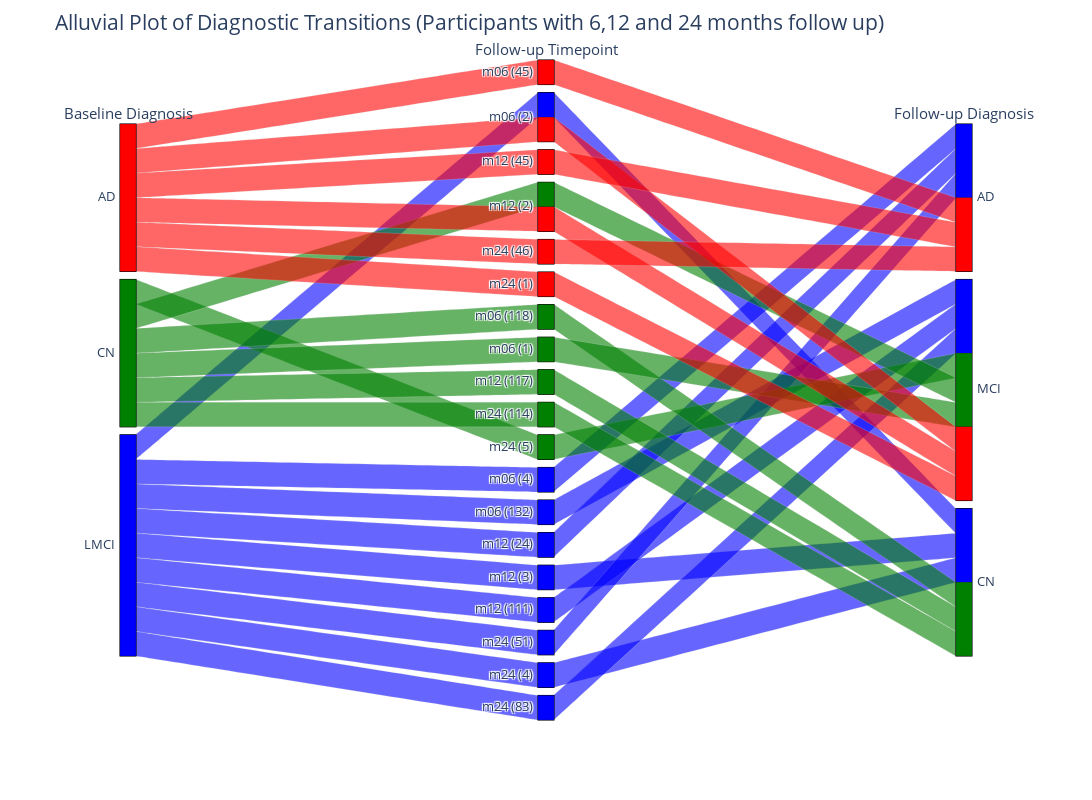

Here is the notebook cell this chart was saved with:
### Code cell
selected_viscodes = ['m06', 'm12', 'm24']
valid_rids = merged_df[merged_df['VISCODE2'].isin(
    selected_viscodes)].groupby('RID')['VISCODE2'].nunique()
valid_rids = valid_rids[valid_rids == len(selected_viscodes)].index

alluvial_data = merged_df[(merged_df['VISCODE2'].isin(
    selected_viscodes)) & (merged_df['RID'].isin(valid_rids))]

alluvial_data = alluvial_data[[
    'RID', 'DX_bl', 'VISCODE2', 'DX']].drop_duplicates()

flows = alluvial_data.groupby(['DX_bl', 'VISCODE2', 'DX'])[
    'RID'].nunique().reset_index(name='count')

color_map = {
    'CN': 'green',
    'AD': 'red',
    'LMCI': 'blue'
}

flows['color'] = flows['DX_bl'].map(color_map)

flows['VISCODE2'] = flows.apply(
    lambda row: f"{row['VISCODE2']} ({row['count']})", axis=1)

fig = px.parallel_categories(
    flows,
    dimensions=['DX_bl', 'VISCODE2', 'DX'],
    color='color',  
    labels={'DX_bl': 'Baseline Diagnosis',
            'VISCODE2': 'Follow-up Timepoint',
            'DX': 'Follow-up Diagnosis'},
)

fig.update_layout(
    title="Alluvial Plot of Diagnostic Transitions (Participants with 6,12 and 24 months follow up)",
    font_size=15,
    width=1200,  
    height=800   
)

fig.show()

### Figure 1 — Plotly figure (JSON) as saved in the notebook; plotly's stock layout.template omitted (floating-point values rounded to 4 significant figures)
{"data": [{"dimensions": [{"label": "Baseline Diagnosis", "values": ["AD", "AD", "AD", "AD", "AD", "AD", "CN", "CN", "CN", "CN", "CN", "CN", "LMCI", "LMCI", "LMCI", "LMCI", "LMCI", "LMCI", "LMCI", "LMCI", "LMCI"]}, {"label": "Follow-up Timepoint", "values": ["m06 (45)", "m06 (2)", "m12 (45)", "m12 (2)", "m24 (46)", "m24 (1)", "m06 (118)", "m06 (1)", "m12 (117)", "m12 (2)", "m24 (114)", "m24 (5)", "m06 (4)", "m06 (2)", "m06 (132)", "m12 (24)", "m12 (3)", "m12 (111)", "m24 (51)", "m24 (4)", "m24 (83)"]}, {"label": "Follow-up Diagnosis", "values": ["AD", "MCI", "AD", "MCI", "AD", "MCI", "CN", "MCI", "CN", "MCI", "CN", "MCI", "AD", "CN", "MCI", "AD", "CN", "MCI", "AD", "CN", "MCI"]}], "domain": {"x": [0, 1], "y": [0, 1]}, "line": {"color": ["red", "red", "red", "red", "red", "red", "green", "green", "green", "green", "green", "green", "blue", "blue", "blue", "blue", "blue", "blue", "blue", "blue", "blue"], "coloraxis": "coloraxis"}, "name": "", "type": "parcats"}], "layout": {"coloraxis": {"colorbar": {"title": {"text": "color"}}, "colorscale": [[0, "#0d0887"], [0.1111, "#46039f"], [0.2222, "#7201a8"], [0.3333, "#9c179e"], [0.4444, "#bd3786"], [0.5556, "#d8576b"], [0.6667, "#ed7953"], [0.7778, "#fb9f3a"], [0.8889, "#fdca26"], [1, "#f0f921"]]}, "font": {"size": 15}, "height": 800, "legend": {"tracegroupgap": 0}, "margin": {"t": 60}, "title": {"text": "Alluvial Plot of Diagnostic Transitions (Participants with 6,12 and 24 months follow up)"}, "width": 1200}}
